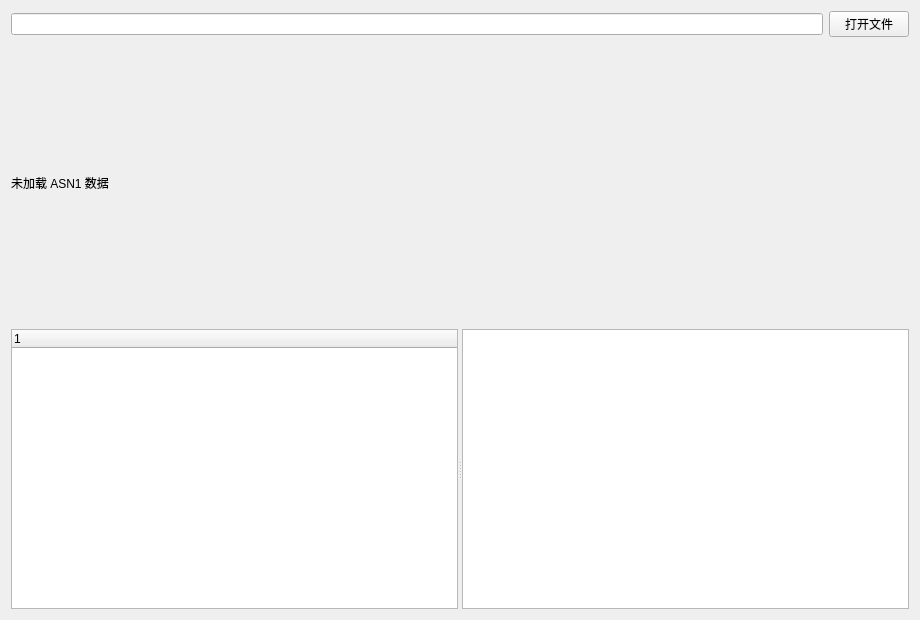
<?xml version="1.0" encoding="UTF-8"?>
<ui version="4.0">
 <class>PluginAsn1ViewerClass</class>
 <widget class="QWidget" name="PluginAsn1ViewerClass">
  <property name="geometry">
   <rect>
    <x>0</x>
    <y>0</y>
    <width>920</width>
    <height>620</height>
   </rect>
  </property>
  <property name="windowTitle">
   <string>Form</string>
  </property>
  <layout class="QVBoxLayout" name="verticalLayout">
   <item>
    <layout class="QHBoxLayout" name="horizontalLayout_top">
     <item>
      <widget class="QLineEdit" name="lineEdit_file">
       <property name="readOnly">
        <bool>true</bool>
       </property>
      </widget>
     </item>
     <item>
      <widget class="QPushButton" name="pushButton_open">
       <property name="text">
        <string>打开文件</string>
       </property>
      </widget>
     </item>
    </layout>
   </item>
   <item>
    <widget class="QLabel" name="label_summary">
     <property name="text">
      <string>未加载 ASN1 数据</string>
     </property>
    </widget>
   </item>
   <item>
    <widget class="QSplitter" name="splitter">
     <property name="orientation">
      <enum>Qt::Horizontal</enum>
     </property>
     <widget class="QTreeWidget" name="treeWidget_asn1"/>
     <widget class="QPlainTextEdit" name="plainTextEdit_detail">
      <property name="readOnly">
       <bool>true</bool>
      </property>
     </widget>
    </widget>
   </item>
  </layout>
 </widget>
 <resources/>
 <connections/>
</ui>
